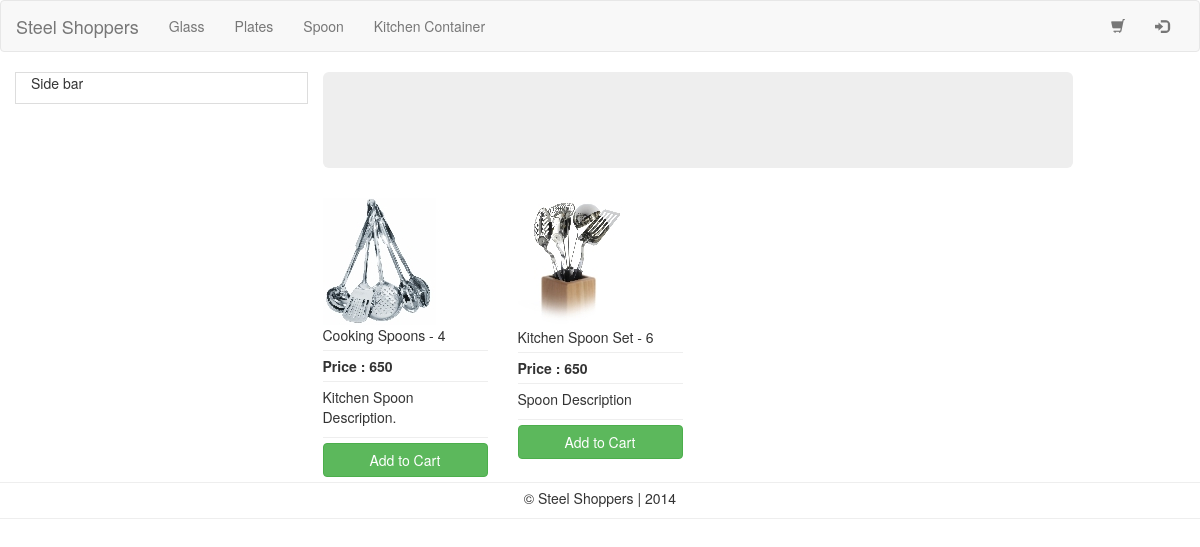
The page /category.php?category=Spoon on the database its author committed.
### tables this page shows
CREATE TABLE IF NOT EXISTS `ss_category` (
  `id` int(10) NOT NULL AUTO_INCREMENT,
  `category` varchar(200) NOT NULL,
  `description` varchar(500) NOT NULL,
  PRIMARY KEY (`id`)
);

CREATE TABLE IF NOT EXISTS `ss_item` (
  `id` int(50) NOT NULL AUTO_INCREMENT,
  `name` varchar(500) NOT NULL,
  `price` int(10) NOT NULL,
  `description` varchar(1000) DEFAULT NULL,
  `category` varchar(200) NOT NULL,
  `seller_id` int(10) DEFAULT NULL,
  `image` varchar(250) NOT NULL,
  PRIMARY KEY (`id`)
);

### classes/DB.php (called while the page is built, shortened)
<?php
class DB {
    private static $_instance = null;
    private $_pdo,
            $_query,
            $_error = false,
            $_results,
            $_count = 0;
    private function __construct() {
        try {
            $this->_pdo = new PDO('mysql:host=' . Config::get('mysql/host') . ';dbname=' . Config::get('mysql/db'), Config::get('mysql/username'), Config::get('mysql/password'));
        } catch(PDOException $e) {
            die($e->getMessage());
        }
    }
    public static function getInstance() {
        if(!isset(self::$_instance)) {
            self::$_instance = new DB();
        }
        return self::$_instance;
    }
    public function query($sql, $params = array()) {
        $this->_error = false;
        if($this->_query = $this->_pdo->prepare($sql)) {
            $x = 1;
            if(count($params)) {
                foreach($params as $param) {
                    $this->_query->bindValue($x, $param);
                    $x++;
                }
            }
            if($this->_query->execute()) {
                $this->_results = $this->_query->fetchAll(PDO::FETCH_OBJ);
                $this->_count = $this->_query->rowCount();
            } else {
                $this->_error = true;
            }
        }
        return $this;
    }
    public function action($action, $table, $where = array()) {
        if(count($where) === 3) {
            $operators = array('=', '>', '<', '>=', '<=');
            $field = $where[0];
            $operator = $where[1];
            $value = $where[2];
            if(in_array($operator, $operators)) {
                $sql = "{$action} FROM {$table} WHERE {$field} {$operator} ?";
                if(!$this->query($sql, array($value))->error()) {
                    return $this;
                }
            }
        }
        return false;
    }
    public function get($table, $where) {
        return $this->action('SELECT *', $table, $where);
    }
    public function results() {
        return $this->_results;
    }
    public function error() {
        return $this->_error;
    }
    public function count() {
        return $this->_count;
    }
}

### classes/Category.php (called while the page is built)
<?php
class Category {
    private $_db,
            $_category;
    public function __construct() {
        $this->_db = DB::getInstance();
        $this->_category = $this->_db->action("SELECT *", "ss_category", array('1', '=', '1'));
    }
    public function exist() {
        return (!empty($this->_category)) ? true : false;
    }
    public function get() {
        return $this->_category;
    }
    public function rows() {
        return $this->_category->count();
    }
}

### classes/Config.php (called while the page is built)
<?php
class Config {
    public static function get($path = null) {
        if($path) {
            $config = $GLOBALS['config'];
            $path = explode('/', $path);
            foreach($path as $bit) {
                if(isset($config[$bit])) {
                    $config = $config[$bit];
                }
            }
            return $config;
        }
        return false;
    }
}

### classes/User.php (called while the page is built, shortened)
<?php
class User {
    private $_db,
            $_data,
            $_sessionName,
            $_cookieName,
            $_isLoggedIn;
    public function __construct($user = null) {
        $this->_sessionName = Config::get('session/session_name');
    }
    public function isLoggedIn() {
        return $this->_isLoggedIn;
    }
}

### classes/Session.php (called while the page is built, shortened)
<?php
class Session {
    public static function exists($name) {
        return (isset($_SESSION[$name])) ? true : false ;
    }
}

### classes/Input.php (called while the page is built, shortened)
<?php
class Input {
    public static function exists($type = 'post') {
        switch($type) {
            case 'get';
                return (!empty($_GET)) ? true : false ;
                break;
        }
    }
    public static function get($item) {
        if(isset($_POST[$item])) {
            return $_POST[$item];
        } elseif (isset($_GET[$item])) {
            return $_GET[$item];
        }
        return '';
    }
}

### category.php (the view, shortened to what this page needs)
<?php
require_once 'header.php';
?>
    <div class="container">
        <div class="row">
            <div class="col-sm-12 col-md-3 col-lg-3 table-bordered">
                <p>Side bar</p>
            </div>
            <div class="col-sm-12 col-md-8 col-lg-8">
                <div class="jumbotron">
                </div>
                <?php
                $db = DB::getInstance();
                if(Input::exists('get')) {
                    $category = Input::get('category');
                    $result = $db->get('ss_item', array('category', '=', $category));
                    $items = $result->results();
                    $count = $result->count();
                    for($x = 0; $x<$count; $x++) {
                        ?>
                        <div class="row">
                            <?php
                            for($y = 0; $y < 4; $y++) {
                            ?>
                                <div class="col-sm-6 col-md-4 col-lg-3">
                                    <?php
                                    if($x>=$count) {
                                        echo '';
                                    } else {
                                        ?>
                                        <img src="product-images/thumb-<?=$items[$x]->image ?>"><br>
                                        <div><?=$items[$x]->name ?></div>
                                        <div><hr><b>Price : <?=$items[$x]->price ?></b><hr></div>
                                        <div><?=$items[$x]->description ?><hr></div>
                                        <div><button class="btn btn-success btn-block">Add to Cart</button></div>
                                        <?php
                                    }
                                    ?>
                                </div>
                            <?php
                            $x++;
                            }
                            ?>
                        </div>
                        <?php
                    }
                }
                ?>
            </div>
        </div>
    </div>
<?php
require_once 'footer.php';

### header.php (shortened to what this page needs)
<?php
$user = new User();
?>
<!DOCTYPE html>
<html>
<head>
    <link rel="stylesheet" href="css/bootstrap.min.css">
    <link rel="stylesheet" href="css/style.css">
</head>
<body>
<nav class="navbar navbar-default" role="navigation">
    <div class="container-fluid">
        <div class="navbar-header">
            <a class="navbar-brand" href="index.php">Steel Shoppers</a>
        </div>
        <div class="collapse navbar-collapse" id="bs-example-navbar-collapse-1">
            <ul class="nav navbar-nav">
                <?php
                $category = new Category();
                if($category->exist()){
                    $data = $category->get();
                    $count = $category->rows();
                    for($x = 0; $x<$count; $x++) {
                    ?>
                    <li>
                        <a href="category.php?category=<?php echo $data->results()[$x]->category; ?>"><?php echo $data->results()[$x]->category; ?></a>
                    </li>
                    <?php
                    }
                }
                ?>
            </ul>
            <ul class="nav navbar-nav navbar-right">
                <li><a href="#"><span class="glyphicon glyphicon-shopping-cart"></span></a></li>
                <li>
                    <?php
                    if($user->isLoggedIn()) {
                        echo '<a href="logout.php"><span class="glyphicon glyphicon-log-out"></span></a>';
                    } else {
                        echo '<a href="login.php"><span class="glyphicon glyphicon-log-in"></span></a>';
                    }
                    ?>
                </li>
            </ul>
        </div>
    </div>
</nav>

### css/style.css (style rules this page uses)
hr { margin: 5px 0px; }

### rows shown on the page
ss_category: category "Glass"
ss_category: category "Plates"
ss_category: category "Spoon"
ss_category: category "Kitchen Container"
ss_item: image (picture), name "Cooking Spoons - 4", price "650", description "Kitchen Spoon Description."
ss_item: image (picture), name "Kitchen Spoon Set - 6", price "650", description "Spoon Description"
